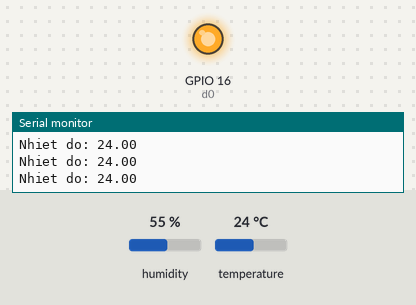
Simulated run of this sketch. Board: ESP8266 (NodeMCU). On the bench: output pins drawn as LEDs (lit = HIGH), the last lines printed to the serial monitor. Inputs (shaded band) come from the test bench; at power-on: temperature 24 °C, humidity 55 %. WiFi joins after 1.5 s; servers stay silent unless stated; the Firebase database answers and starts empty; pins used as bus, display or sensor lines are not drawn.

Above: at 5.0 s.
5.1 s: temperature set to 26 °C
9.0 s: temperature set to 29 °C
At 13.0 s:
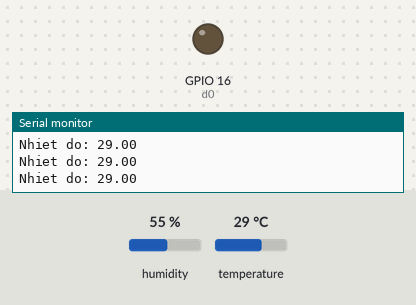
13.6 s: temperature set to 12 °C
At 16.7 s:
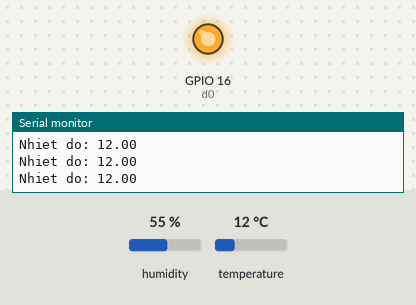
Timing chart, 0 to 18.2 s (numbered marks = the images above; inputs shaded):
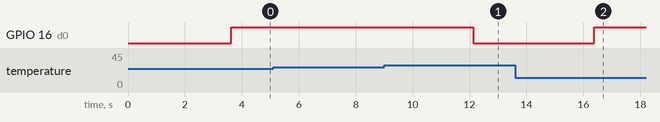

The sketch:

conect_firbase_web_n.ino
```cpp
#include <ESP8266WiFi.h>
#include <SoftwareSerial.h>//thư viện giao tiếp
// Replace with your network credentials
#include <FirebaseArduino.h>
#include "DHT.h"

const char* ssid = "Simon Phu";
const char* password = "Qu@ngphu92";
#define FIREBASE_HOST "smartpro-a82e8.firebaseio.com"                         // the project name address from firebase id
#define FIREBASE_AUTH "zdcJHBdXwSjMcWyX4QEGDFzOCWVLNgib49bj9ce4"
String pushstatus = "";
String pullstatus = "";
String ledstatus = "";
// Set web server port number to 80
WiFiServer server(80);

// Variable to store the HTTP request

const int DHTPIN = 4;
const int DHTTYPE = DHT11;
const int d7 = 13;
const int d0 = 16;
const int d6 = 12;


DHT dht(DHTPIN, DHTTYPE);
// Current time

void setup() {

  Serial.begin(115200);
  pinMode(d7, OUTPUT);
  pinMode(d6, OUTPUT);
  pinMode(d0, OUTPUT);
  // Connect to Wi-Fi network with SSID and password
  Serial.print("Connecting to ");
  Serial.println(ssid);
  WiFi.begin(ssid, password);
  while (WiFi.status() != WL_CONNECTED) {
    delay(500);
    Serial.print(".");
  }
  // Print local IP address and start web server
  Serial.println("");
  Serial.println("WiFi connected.");
  Serial.println("IP address: ");
  Serial.println(WiFi.localIP());
  Firebase.begin(FIREBASE_HOST, FIREBASE_AUTH);
  server.begin();
  dht.begin();
}

void loop() {
      float t = dht.readTemperature();
      Serial.print("Nhiet do: ");
      Serial.println(t);
      pushstatus = Firebase.getString("vuonrau/push/status");                                    // get ld status input from firebase
      pullstatus = Firebase.getString("vuonrau/pull/status");
      ledstatus = Firebase.getString("vuonrau/led/status");
      Firebase.setString("vuonrau/tmp", String(t));
      if(t > 31 ){
        Firebase.setString("vuonrau/push/status", "on");
        Firebase.setString("vuonrau/led/status", "off");
        Firebase.setString("vuonrau/pull/status", "off");
      }else if(t >= 28 && t <= 31){
        Firebase.setString("vuonrau/pull/status", "on");
        Firebase.setString("vuonrau/push/status", "off");
        Firebase.setString("vuonrau/led/status", "off");
      }else{
        Firebase.setString("vuonrau/pull/status", "off");
        Firebase.setString("vuonrau/push/status", "on");
         Firebase.setString("vuonrau/led/status", "on");
      }
//      ==================PUSH================================
      if (pushstatus == "on") {
        digitalWrite(LED_BUILTIN, LOW);
        digitalWrite(d7, HIGH);
      }
      else if (pushstatus == "off") {
        digitalWrite(LED_BUILTIN, HIGH);
        digitalWrite(d7, LOW);
      }
      else {
        Serial.println("Wrong Credential! Please send on/off");
      }
//      ==================PULL================================
      if (pullstatus == "on") {
        digitalWrite(LED_BUILTIN, LOW);
        digitalWrite(d6, HIGH);
      }
      else if (pullstatus == "off") {
        digitalWrite(LED_BUILTIN, HIGH);
        digitalWrite(d6, LOW);
      }
      else {
        Serial.println("Wrong Credential! Please send on/off");
      }
//      ==================LED================================
      if (ledstatus == "on") {
        digitalWrite(LED_BUILTIN, LOW);
        digitalWrite(d0, HIGH);
      }
      else if (ledstatus == "off") {
        digitalWrite(LED_BUILTIN, HIGH);
        digitalWrite(d0, LOW);
      }
      else {
        Serial.println("Wrong Credential! Please send on/off");
      }
}
```

Measured:
- the behaviour switches between 27 and 28 °C on temperature (found by bisection; images 0 and 1)
- after the input at 9.0 s, GPIO 16 (d0): HIGH → LOW after 3.1 s
- after the input at 13.6 s, GPIO 16 (d0): LOW → HIGH after 2.8 s
